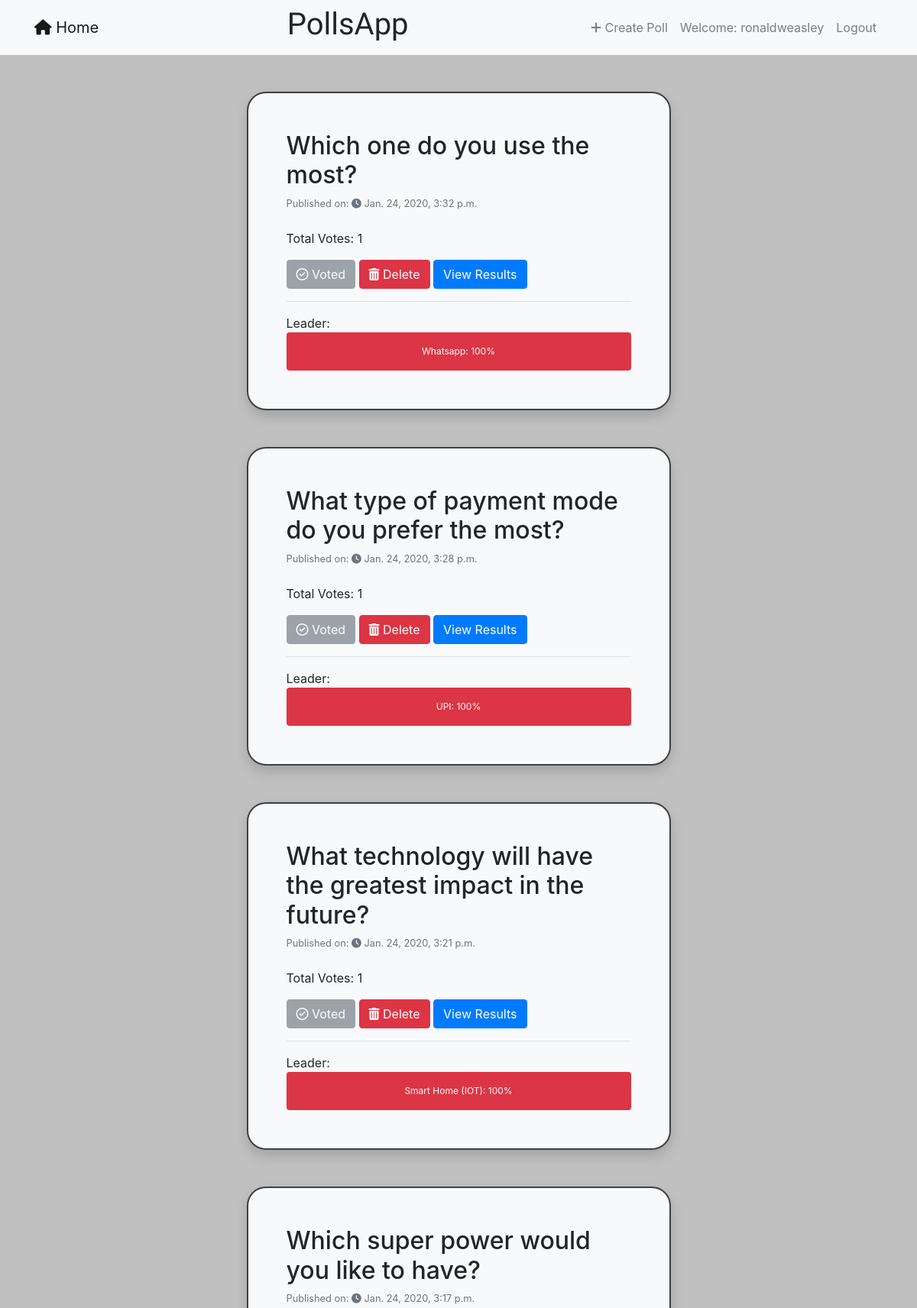
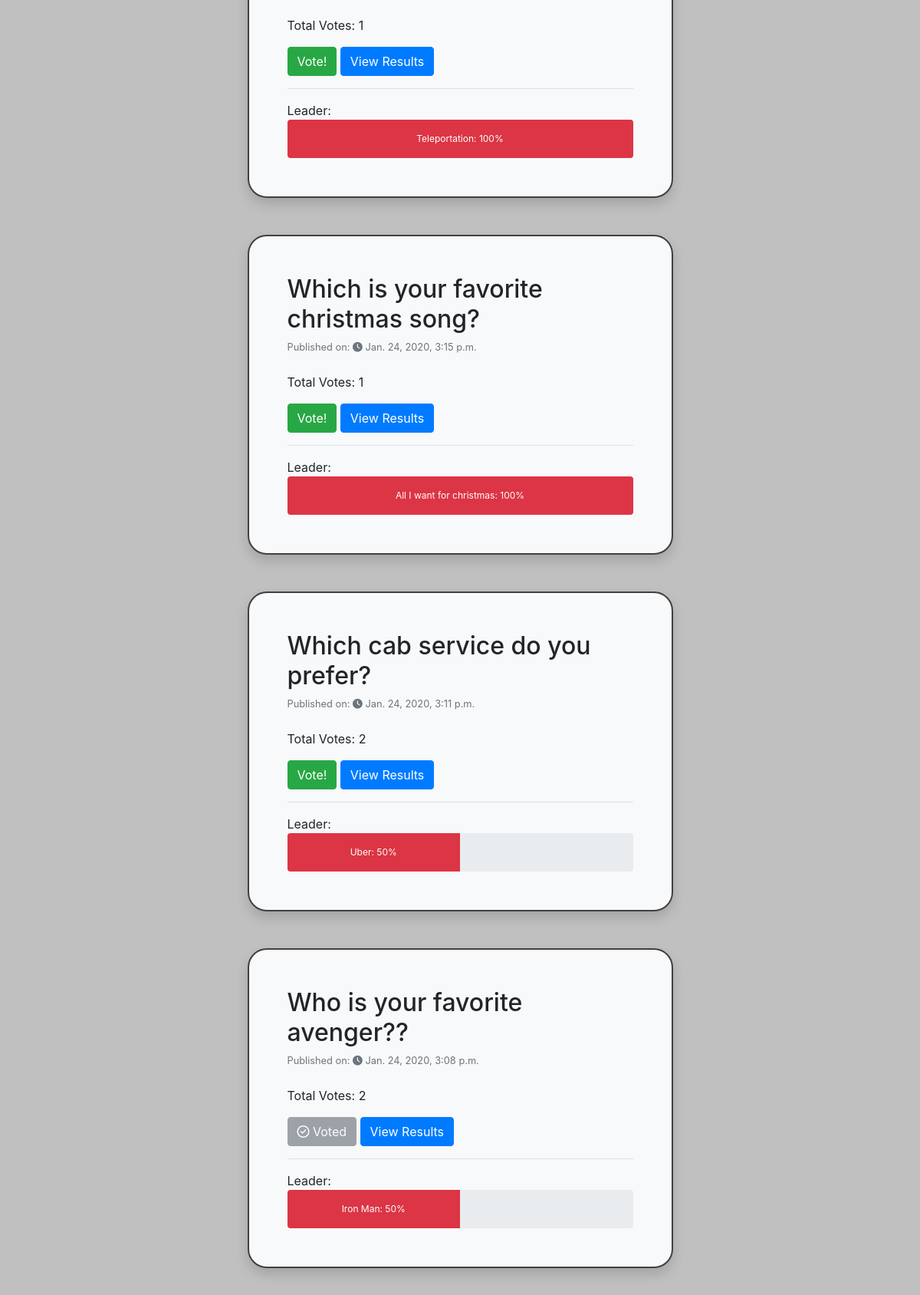
Page /polls/ (signed in, upper part) on the committed database (2 pictures, top to bottom).
### polls/models.py (models this page shows, shortened)
class Question(models.Model):
    user = models.ForeignKey(User, on_delete=models.CASCADE)
    question_text = models.CharField(max_length=200)
    pub_date = models.DateTimeField('Date Published',default=timezone.now)
    no_of_choices = models.IntegerField('Number of Choices', default=0)
    voted_by = models.ManyToManyField(User, blank=True, related_name='questions_voted')
    class Meta:
        ordering = ['-pub_date']
    def get_total_votes(self):
        total_votes = 0
        for choice in self.choice_set.all():
            total_votes+=choice.votes
        return total_votes
    def get_leader(self):
        total_votes = self.get_total_votes()
        if total_votes == 0:
            total_votes = 1
        leader = []
        choice = self.choice_set.all()[0]
        leader.append(choice.choice_text)
        leader.append(int((choice.votes/total_votes)*100))
        return leader

class Choice(models.Model):
    question = models.ForeignKey(Question, on_delete=models.CASCADE)
    choice_text = models.CharField(max_length=200)
    votes = models.IntegerField(default=0)
    class Meta:
        ordering = ['-votes']

### polls/views.py (the view)
# urls.py: path('', views.IndexView.as_view(), name='index'),
class IndexView(generic.ListView):
    model = Question
    template_name = 'polls/index.html'
    context_object_name = 'latest_question_list'

### polls/templates/polls/index.html
{% extends "base.html" %}
{% load static %}
{% block content %}
{% if latest_question_list %}
  {% for question in latest_question_list %}
  <br>
  <div class="rcorners2 shadow">
      <h2>{{question.question_text}}?</h2>
      <small class="form-text text-muted">Published on:
        <i class="fas fa-clock"></i>
        <time>{{question.pub_date}}</time>
      </small>
      <br>
      <p>Total Votes: {{question.get_total_votes}} </p>
      {% if user.is_authenticated %}
      {% if question in user.questions_voted.all %}
      <button type="button" class="btn btn-secondary" disabled>
        <i class="far fa-check-circle"></i>
        Voted
      </button>
      {% else %}
      <a type="button" href="{% url 'polls:detail' question.id %}" class="btn btn-success">
        Vote!
      </a>
      {% endif %}
      {% if question.user == user %}
      <a type="button" href="{% url 'polls:delete' question.id %}" class="btn btn-danger">
        <i class="fas fa-trash-alt"></i>
        Delete
      </a>
      {% endif %}
      {% endif %}
      <a type="button" href="{% url 'polls:results' question.id %}" class="btn btn-primary">
        View Results
      </a>
      <hr>
      Leader:
      <div class="progress" style="height: 50px;">
          <div class="progress-bar progress-bar bg-danger" role="progressbar" style="width:{{question.get_leader.1}}%">
            {{question.get_leader.0}}: {{question.get_leader.1}}%
          </div>
      </div>
  </div>
  <br>
{% endfor %}
{% else %}
    <p>No polls are available.</p>
{% endif %}
{% endblock %}

### templates/base.html (shortened to what this page needs)
<!DOCTYPE html>
{% load static %}
<html lang="en" dir="ltr">
  <head>
    <link rel="stylesheet" href="https://stackpath.bootstrapcdn.com/bootstrap/4.4.1/css/bootstrap.min.css">
    <link href="https://stackpath.bootstrapcdn.com/font-awesome/4.7.0/css/font-awesome.min.css" rel="stylesheet">
    <link rel="stylesheet" href="{% static 'css/main.css' %}">
  </head>
  <body>
    <header>
      <nav class="navbar navbar-expand-lg navbar-light bg-light ">
        <div class="container">
          <a class="navbar-brand" href="{% url 'polls:index' %}">
            <i class="fas fa-home"></i>
            Home
          </a>
          <h1 style="font-family: 'Indie Flower', cursive;">PollsApp</h1>
          <ul class="nav navbar-nav nav-fill">
            {% if user.is_authenticated %}
            <li class="nav-item">
              <a class="nav-link" href="{% url 'polls:create' %}">
              <i class="fas fa-plus"></i>
              Create Poll
              </a>
            </li class="nav-item">
            <li class="nav-item nav-link">Welcome: {{user.username}}</li>
            <li class="nav-item"><a class="nav-link" href="{% url 'accounts:logout' %}">Logout</a></li>
            {% else %}
            <li class="nav-item"><a class="nav-link" href="{% url 'login' %}">Login</a></li>
            <li class="nav-item"><a class="nav-link" href="{% url 'accounts:signup' %}">Sign Up</a></li>
            <li class="nav-item"><a class="nav-link" href="{% url 'about' %}">About</a></li>
            {% endif %}
          </ul>
        </div>
      </nav>
    </header>
    <div class="container">
      <br>
      {% block content %}
      {% endblock %}
      <br>
    </div>
  </body>
</html>

### static/css/main.css (style rules this page uses)
.rcorners2 { background-color: #F8F9FA; border-radius: 25px; border: 2px solid #404040; padding: 50px; width: 50%; height: 50%; align: center; margin: auto; }
body { background-color: #C0C0C0; }

### rows in the picture
Question: question_text "Which one do you use the most", pub_date "Jan. 24, 2020, 3:32 p.m.", get_total_votes "1", shows "Voted", shows "Delete", get_leader.0 "Whatsapp", get_leader.1 "100"
Question: question_text "What type of payment mode do you prefer the most", pub_date "Jan. 24, 2020, 3:28 p.m.", get_total_votes "1", shows "Voted", shows "Delete", get_leader.0 "UPI", get_leader.1 "100"
Question: question_text "What technology will have the greatest impact in the future", pub_date "Jan. 24, 2020, 3:21 p.m.", get_total_votes "1", shows "Voted", shows "Delete", get_leader.0 "Smart Home (IOT)", get_leader.1 "100"
Question: question_text "Which super power would you like to have", pub_date "Jan. 24, 2020, 3:17 p.m.", get_total_votes "1", shows "Vote!", get_leader.0 "Teleportation", get_leader.1 "100"
Question: question_text "Which is your favorite christmas song", pub_date "Jan. 24, 2020, 3:15 p.m.", get_total_votes "1", shows "Vote!", get_leader.0 "All I want for christmas", get_leader.1 "100"
Question: question_text "Which cab service do you prefer", pub_date "Jan. 24, 2020, 3:11 p.m.", get_total_votes "2", shows "Vote!", get_leader.0 "Uber", get_leader.1 "50"
Question: question_text "Who is your favorite avenger?", pub_date "Jan. 24, 2020, 3:08 p.m.", get_total_votes "2", shows "Voted", get_leader.0 "Iron Man", get_leader.1 "50"

### other values in the picture
{{ user.username }} "ronaldweasley"
